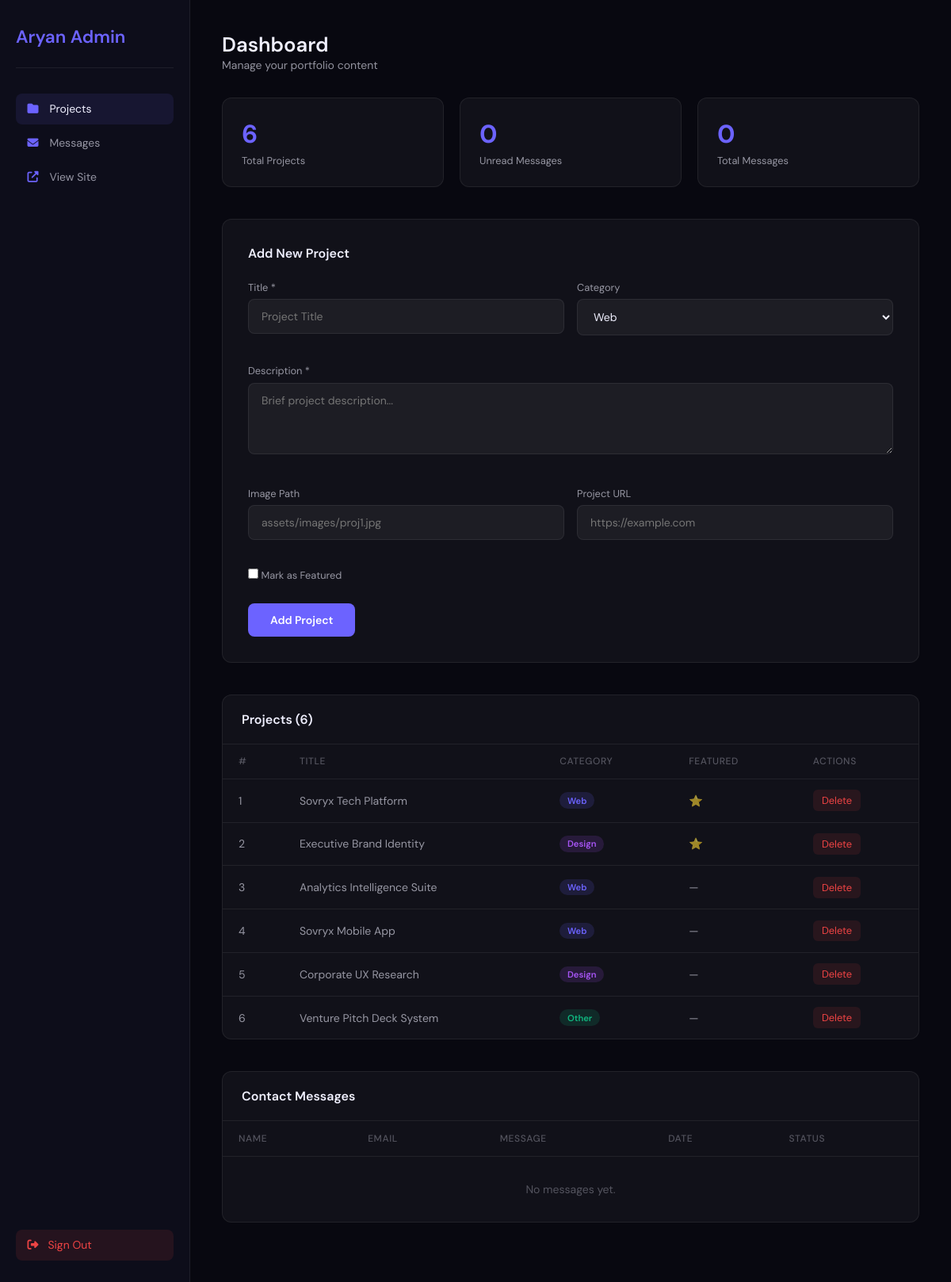
/admin/index.php (signed in), run on the app's committed database.
### tables this page shows
CREATE TABLE IF NOT EXISTS `projects` (
  `id`          INT AUTO_INCREMENT PRIMARY KEY,
  `title`       VARCHAR(255)  NOT NULL,
  `description` TEXT          NOT NULL,
  `image`       VARCHAR(500)  DEFAULT 'assets/images/project-default.jpg',
  `link`        VARCHAR(500)  DEFAULT '#',
  `category`    ENUM('Web','Design','Other') DEFAULT 'Web',
  `featured`    TINYINT(1)    DEFAULT 0,
  `sort_order`  INT           DEFAULT 0,
  `created_at`  TIMESTAMP     DEFAULT CURRENT_TIMESTAMP
);

### admin/index.php (the view, shortened to what this page needs)
<?php
$error = '';
$loggedIn = isset($_SESSION['admin_id']);
if ($loggedIn) {
    $conn = getDBConnection();
    $projects = $contacts = [];
    if ($conn) {
        $r = $conn->query("SELECT * FROM projects ORDER BY sort_order ASC, id DESC");
        while ($row = $r->fetch_assoc()) $projects[] = $row;
    }
}
?>
<!DOCTYPE html>
<html lang="en" data-theme="dark">
<head>
  <link rel="stylesheet" href="https://cdnjs.cloudflare.com/ajax/libs/font-awesome/6.5.0/css/all.min.css">
</head>
<body>
<?php if (!$loggedIn): ?>
<div class="login-wrap">
  <div class="login-card">
    <h1>Admin Panel</h1>
    <p>Aryan Uraw Portfolio Dashboard</p>
    <?php if ($error): ?><div class="error-msg"><?php echo htmlspecialchars($error); ?></div><?php endif; ?>
    <form method="POST">
      <div class="form-field">
        <label>Username</label>
        <input type="text" name="username" autocomplete="username" required>
      </div>
      <div class="form-field">
        <label>Password</label>
        <input type="password" name="password" autocomplete="current-password" required>
      </div>
      <button type="submit" name="login" class="btn-login">Sign In</button>
    </form>
  </div>
</div>
<?php else: ?>
<div class="dashboard">
  <aside class="sidebar">
    <div class="sidebar-logo">Aryan Admin</div>
    <nav>
      <a href="#projects"  class="active"><i class="fas fa-folder"></i> Projects</a>
      <a href="#messages"><i class="fas fa-envelope"></i> Messages</a>
      <a href="../index.php" target="_blank"><i class="fas fa-external-link-alt"></i> View Site</a>
    </nav>
    <div class="sidebar-footer">
      <form method="POST">
        <button type="submit" name="logout" class="btn-logout">
          <i class="fas fa-sign-out-alt"></i> Sign Out
        </button>
      </form>
    </div>
  </aside>
  <main class="main">
    <div class="page-header">
      <h2>Dashboard</h2>
      <p>Manage your portfolio content</p>
    </div>
    <div class="stats-row">
      <div class="stat-card">
        <div class="num"><?php echo count($projects); ?></div>
        <div class="lbl">Total Projects</div>
      </div>
      <div class="stat-card">
        <div class="num"><?php echo count(array_filter($contacts, fn($c) => !$c['read_at'])); ?></div>
        <div class="lbl">Unread Messages</div>
      </div>
      <div class="stat-card">
        <div class="num"><?php echo count($contacts); ?></div>
        <div class="lbl">Total Messages</div>
      </div>
    </div>
    <div class="add-form" id="projects">
      <h3>Add New Project</h3>
      <form method="POST">
        <div class="form-grid">
          <div class="form-field">
            <label>Title *</label>
            <input type="text" name="title" required placeholder="Project Title">
          </div>
          <div class="form-field">
            <label>Category</label>
            <select name="category">
              <option value="Web">Web</option>
            </select>
          </div>
          <div class="form-field full-col">
            <label>Description *</label>
            <textarea name="description" required placeholder="Brief project description..."></textarea>
          </div>
          <div class="form-field">
            <label>Image Path</label>
            <input type="text" name="image" placeholder="assets/images/proj1.jpg">
          </div>
          <div class="form-field">
            <label>Project URL</label>
            <input type="text" name="link" placeholder="https://example.com">
          </div>
          <div class="form-field full-col">
            <label class="checkbox-row">
              <input type="checkbox" name="featured" value="1">
              Mark as Featured
            </label>
          </div>
        </div>
        <button type="submit" name="add_project" class="btn-add">Add Project</button>
      </form>
    </div>
    <div class="table-card">
      <div class="table-card-header">
        <h3>Projects (<?php echo count($projects); ?>)</h3>
      </div>
      <table>
        <thead>
          <tr><th>#</th><th>Title</th><th>Category</th><th>Featured</th><th>Actions</th></tr>
        </thead>
        <tbody>
          <?php foreach ($projects as $p): ?>
            <tr>
              <td><?php echo $p['id']; ?></td>
              <td><?php echo htmlspecialchars($p['title']); ?></td>
              <td><span class="badge badge-<?php echo strtolower($p['category']); ?>"><?php echo $p['category']; ?></span></td>
              <td><?php echo $p['featured'] ? '⭐' : '—'; ?></td>
              <td>
                <form method="post" onsubmit="return confirm('Delete this project?')">
                  <button type="submit" class="btn-danger">Delete</button>
                </form>
              </td>
            </tr>
          <?php endforeach; ?>
        </tbody>
      </table>
    </div>
    <div class="table-card" id="messages">
      <div class="table-card-header">
        <h3>Contact Messages</h3>
      </div>
      <table>
        <thead>
          <tr><th>Name</th><th>Email</th><th>Message</th><th>Date</th><th>Status</th></tr>
        </thead>
        <tbody>
          <?php if (empty($contacts)): ?>
            <tr><td colspan="5" style="text-align:center;color:var(--text3);padding:2rem;">No messages yet.</td></tr>
          <?php endif; ?>
        </tbody>
      </table>
    </div>
  </main>
</div>
<?php endif; ?>
</body>
</html>

### data on the page
projects: id "1", title "Sovryx Tech Platform", category "Web"
projects: id "2", title "Executive Brand Identity", category "Design"
projects: id "3", title "Analytics Intelligence Suite", category "Web"
projects: id "4", title "Sovryx Mobile App", category "Web"
projects: id "5", title "Corporate UX Research", category "Design"
projects: id "6", title "Venture Pitch Deck System", category "Other"

### other printed values
count($projects) "6"
count(array_filter($contacts, fn($c) => !$c['read_at'])) "0"
count($contacts) "0"
